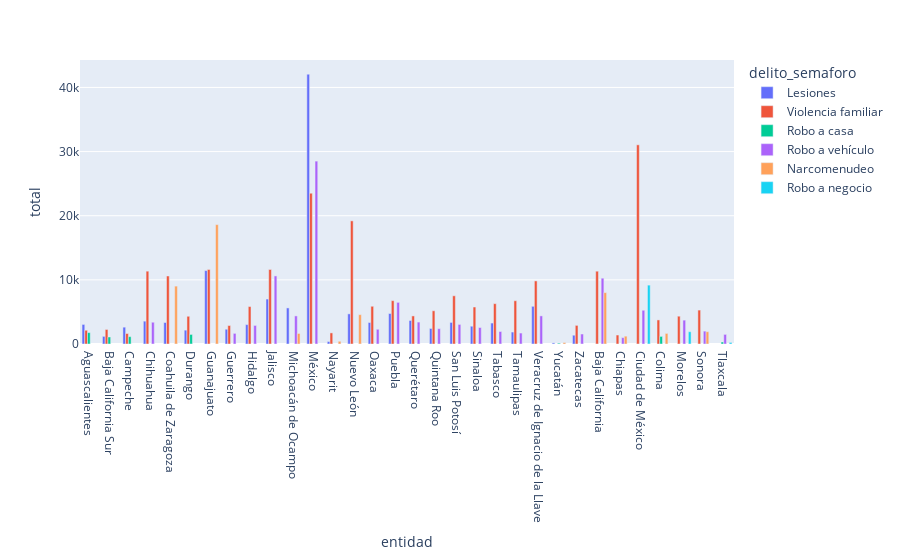

The cell this chart's notebook holds for it:
### Code cell
# Filtrar por año
anio_deseado = 2022  # Cambia este valor al año que desees filtrar
data_filtrado = semaforo[semaforo['anio'] == anio_deseado]

# Agrupar por entidad, delito_semaforo y sumar el total de ocurrencias de cada delito
delitos_ocurrencias = data_filtrado.groupby(['entidad', 'delito_semaforo'])['total'].sum().reset_index()

# Obtener los 3 delitos con más ocurrencias por entidad
delitos_top3_por_entidad = delitos_ocurrencias.groupby('entidad').apply(lambda x: x.nlargest(3, 'total')).reset_index(drop=True)

# Crear el gráfico de barras
fig = px.bar(delitos_top3_por_entidad, x='entidad', y='total', color='delito_semaforo', barmode='group')

# Mostrar el gráfico
fig.show()

### Figure 1 — Plotly figure (JSON) as saved in the notebook; plotly's stock layout.template omitted (floating-point values rounded to 4 significant figures)
{"data": [{"alignmentgroup": "True", "hovertemplate": "delito_semaforo=Lesiones<br>entidad=%{x}<br>total=%{y}<extra></extra>", "legendgroup": "Lesiones", "marker": {"color": "#636efa", "pattern": {"shape": ""}}, "name": "Lesiones", "offsetgroup": "Lesiones", "orientation": "v", "showlegend": true, "textposition": "auto", "type": "bar", "x": ["Aguascalientes", "Baja California Sur", "Campeche", "Chihuahua", "Coahuila de Zaragoza", "Durango", "Guanajuato", "Guerrero", "Hidalgo", "Jalisco", "Michoacán de Ocampo", "México", "Nayarit", "Nuevo León", "Oaxaca", "Puebla", "Querétaro", "Quintana Roo", "San Luis Potosí", "Sinaloa", "Tabasco", "Tamaulipas", "Veracruz de Ignacio de la Llave", "Yucatán", "Zacatecas"], "xaxis": "x", "y": [3051, 1189, 2625, 3562, 3352, 2159, 11449, 2304, 3025, 7009, 5624, 42064, 387, 4699, 3347, 4754, 3665, 2423, 3363, 2774, 3266, 1862, 5876, 170, 1371], "yaxis": "y"}, {"alignmentgroup": "True", "hovertemplate": "delito_semaforo=Violencia familiar<br>entidad=%{x}<br>total=%{y}<extra></extra>", "legendgroup": "Violencia familiar", "marker": {"color": "#EF553B", "pattern": {"shape": ""}}, "name": "Violencia familiar", "offsetgroup": "Violencia familiar", "orientation": "v", "showlegend": true, "textposition": "auto", "type": "bar", "x": ["Aguascalientes", "Baja California", "Baja California Sur", "Campeche", "Chiapas", "Chihuahua", "Ciudad de México", "Coahuila de Zaragoza", "Colima", "Durango", "Guanajuato", "Guerrero", "Hidalgo", "Jalisco", "Morelos", "México", "Nayarit", "Nuevo León", "Oaxaca", "Puebla", "Querétaro", "Quintana Roo", "San Luis Potosí", "Sinaloa", "Sonora", "Tabasco", "Tamaulipas", "Veracruz de Ignacio de la Llave", "Zacatecas"], "xaxis": "x", "y": [2145, 11350, 2266, 1635, 1399, 11354, 31053, 10604, 3752, 4323, 11619, 2876, 5837, 11616, 4336, 23507, 1731, 19199, 5882, 6757, 4377, 5180, 7514, 5766, 5288, 6289, 6744, 9836, 2901], "yaxis": "y"}, {"alignmentgroup": "True", "hovertemplate": "delito_semaforo=Robo a casa<br>entidad=%{x}<br>total=%{y}<extra></extra>", "legendgroup": "Robo a casa", "marker": {"color": "#00cc96", "pattern": {"shape": ""}}, "name": "Robo a casa", "offsetgroup": "Robo a casa", "orientation": "v", "showlegend": true, "textposition": "auto", "type": "bar", "x": ["Aguascalientes", "Baja California Sur", "Campeche", "Colima", "Durango", "Tlaxcala", "Yucatán"], "xaxis": "x", "y": [1775, 1095, 1148, 1184, 1490, 310, 134], "yaxis": "y"}, {"alignmentgroup": "True", "hovertemplate": "delito_semaforo=Robo a vehículo<br>entidad=%{x}<br>total=%{y}<extra></extra>", "legendgroup": "Robo a vehículo", "marker": {"color": "#ab63fa", "pattern": {"shape": ""}}, "name": "Robo a vehículo", "offsetgroup": "Robo a vehículo", "orientation": "v", "showlegend": true, "textposition": "auto", "type": "bar", "x": ["Baja California", "Chiapas", "Chihuahua", "Ciudad de México", "Guerrero", "Hidalgo", "Jalisco", "Michoacán de Ocampo", "Morelos", "México", "Oaxaca", "Puebla", "Querétaro", "Quintana Roo", "San Luis Potosí", "Sinaloa", "Sonora", "Tabasco", "Tamaulipas", "Tlaxcala", "Veracruz de Ignacio de la Llave", "Zacatecas"], "xaxis": "x", "y": [10260, 991, 3394, 5260, 1655, 2892, 10613, 4379, 3720, 28514, 2296, 6491, 3418, 2392, 3048, 2569, 2004, 1949, 1708, 1496, 4382, 1556], "yaxis": "y"}, {"alignmentgroup": "True", "hovertemplate": "delito_semaforo=Narcomenudeo<br>entidad=%{x}<br>total=%{y}<extra></extra>", "legendgroup": "Narcomenudeo", "marker": {"color": "#FFA15A", "pattern": {"shape": ""}}, "name": "Narcomenudeo", "offsetgroup": "Narcomenudeo", "orientation": "v", "showlegend": true, "textposition": "auto", "type": "bar", "x": ["Baja California", "Chiapas", "Coahuila de Zaragoza", "Colima", "Guanajuato", "Michoacán de Ocampo", "Nayarit", "Nuevo León", "Sonora", "Yucatán"], "xaxis": "x", "y": [8010, 1222, 9026, 1646, 18609, 1644, 421, 4575, 1914, 225], "yaxis": "y"}, {"alignmentgroup": "True", "hovertemplate": "delito_semaforo=Robo a negocio<br>entidad=%{x}<br>total=%{y}<extra></extra>", "legendgroup": "Robo a negocio", "marker": {"color": "#19d3f3", "pattern": {"shape": ""}}, "name": "Robo a negocio", "offsetgroup": "Robo a negocio", "orientation": "v", "showlegend": true, "textposition": "auto", "type": "bar", "x": ["Ciudad de México", "Morelos", "Tlaxcala"], "xaxis": "x", "y": [9179, 1914, 240], "yaxis": "y"}], "layout": {"barmode": "group", "legend": {"title": {"text": "delito_semaforo"}, "tracegroupgap": 0}, "margin": {"t": 60}, "xaxis": {"anchor": "y", "domain": [0, 1], "title": {"text": "entidad"}}, "yaxis": {"anchor": "x", "domain": [0, 1], "title": {"text": "total"}}}}
